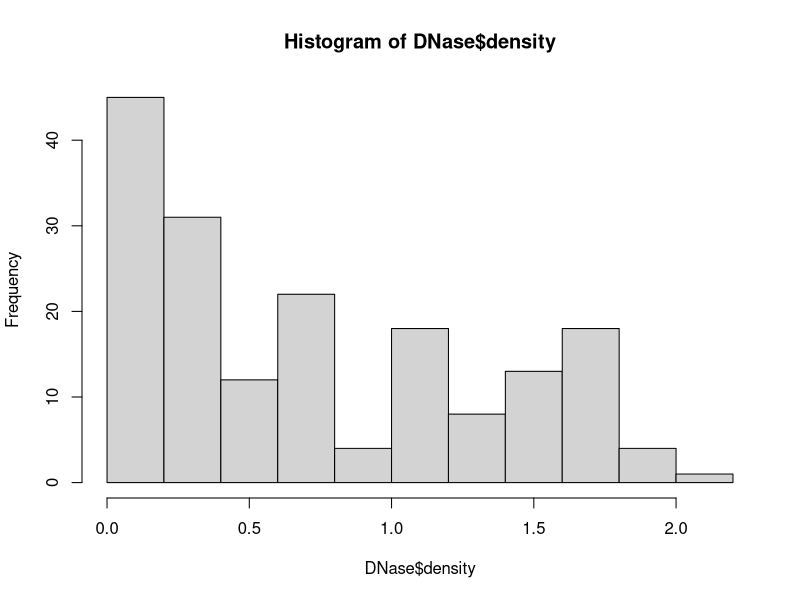
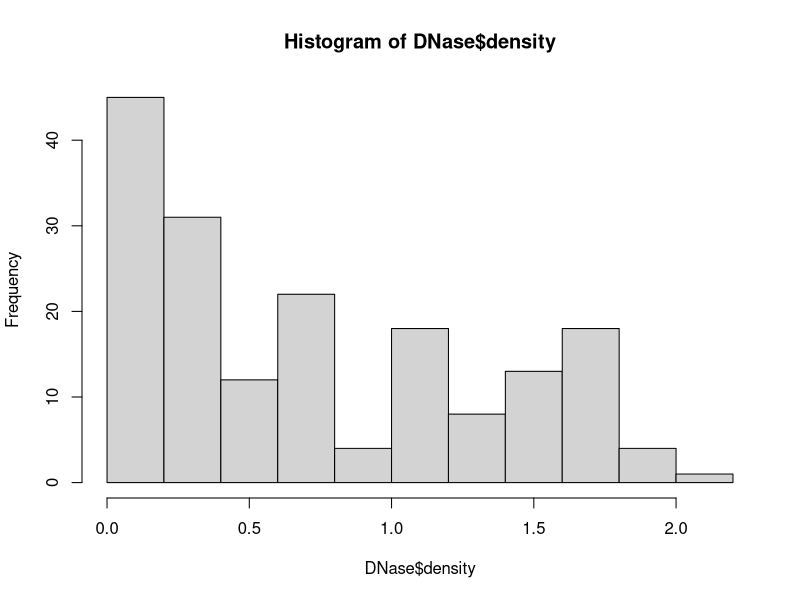

Recreate these plots in R, in order.
## ---- chunk 1
sample
## ---- chunk 2
print
## ---- chunk 3
set.seed(313)
x = rnorm(10); y = 2 + 3* x + rnorm(10)/4
coef( lm(y~x) )     ## Show coefficients only
body(lm) = "No linear regression for you!"
lm(y~x) 
lm
## ---- chunk 4
find("lm")
coef( stats::lm(y~x) )   ## Still works 
rm(lm)                   ## Delete local copy
coef( lm(y~x) )          ## Works again
## ---- chunk 5
boxcox = function(x, exp) {
  
  if (exp == 0) {
    ret = log(x)
  } else {
    ret = x^exp
  }
 
  ret 
}
## ---- chunk 6
boxcox = function(x, exp) {
  
  if (exp == 0) {
    return( log(x) )
  } else {
    return( x^exp )
  }
 
}
## ---- chunk 7
invisible_square = function(x)
{
  invisible(x * x)
}
invisible_square(2)
x = invisible_square(2)
x
## ---- chunk 8
lm_min = lm(1 ~ 1)    ## World's smallest linear model?! No, but close
is.list(lm_min)
sapply(lm_min, typeof)
## ---- chunk 9
DNase[1:5, ]
DNase[1:5, 3]  ## use drop=FALSE to make safe
## ---- chunk 10
tab  = with(survival::veteran, table(celltype, status))
ttab = reshape2::melt(tab,  value.name= "Freq")
tab   ## NOT tidy
ttab  ## tidy
glm(Freq ~ celltype + status, data = ttab)  ## Statistics, yay
## ---- chunk 11
hist(DNase$density)                    ## plot, invisible result
hist(DNase$density, plot = FALSE)      ## no plot - visible result
hh = hist(DNase$density, plot = FALSE) ## save object
plot(hh)                               ## ... and plot it
## ---- chunk 12
data(births, package = "Epi")
out = Epi::effx(bweight,exposure=hyp,data=births)
out
## ---- chunk 13
log_general = function(base) 
{
  function(x) log(x, base)
}
log2 = log_general(2)
log2(4)
## ---- chunk 14
environment(log2)
ls( environment(log2) )
get( "base", environment(log2) ) 
## ---- chunk 15
other_log2 = function(x) log(x, base = 2)
other_log2(4)
environment(other_log2)
## ---- chunk 16
suppressWarnings( log(-1) )
library(dplyr)
library(MASS) 
detach("package:MASS")
suppressMessages( library(MASS) )
## ---- chunk 17
ex1_a = function() 7
ex1_b = function() x=7
ex1_c = function() {x=7}
ex1_d = function() {y=1; x=7}
ex1_e = function() y=1; x=7
## ---- chunk 18
random_stat <- function(fun) {
    fun(runif(100))
}

random_stat(mean)

## ---- chunk 19
random_stats <- function(fun) {
    
    lapply(list(uniform = runif(100), normal = rnorm(100), 
                t = rt(100, 4), exponential = rexp(100)), fun)
    
}

random_stats(mean)
random_stats(sd)

lapply(list(mean = mean, sd = sd), random_stats)
## ---- chunk 20
#' Modify a function to fail without stopping
#' 
#' @param f A function

capture_errors <- function(f) {
    
    function(...) {
        tryCatch(f(...), 
                 error = function(e) as.character(e))    
        
    }
}

geometric_mean <- function(x) {
    
    exp(mean(log(x)))
    
}

safe_geom_mean <- capture_errors(geometric_mean)
#lapply(iris, geometric_mean)
lapply(iris, safe_geom_mean)
## ---- chunk 21
power1 <- function(exp) {
  function(x) {
    x ^ exp
  }
}

square <- power1(2)
cube <- power1(3)
## ---- chunk 22
x <- rnorm(50)
y <- 1 + 1.5 * x + rnorm(50, sd = 1)

mse_loss <- function(xmat, outcome) {
    
    function(beta) {
        
        linpred <- xmat %*% beta
        mean((linpred - outcome)^2)
        
    }
    
}


mse_loss(cbind(1, x), y)(c(0, 0))

optim(par = c(0, 0), mse_loss(cbind(1, x), y))
## ---- chunk 23
fibonacci <- function(n) {
    
    if(n < 2){
        
        return(1)
        
    } else {
        
        fibonacci(n - 1) + fibonacci(n - 2)
    }
    
}

fibonacci(9)
